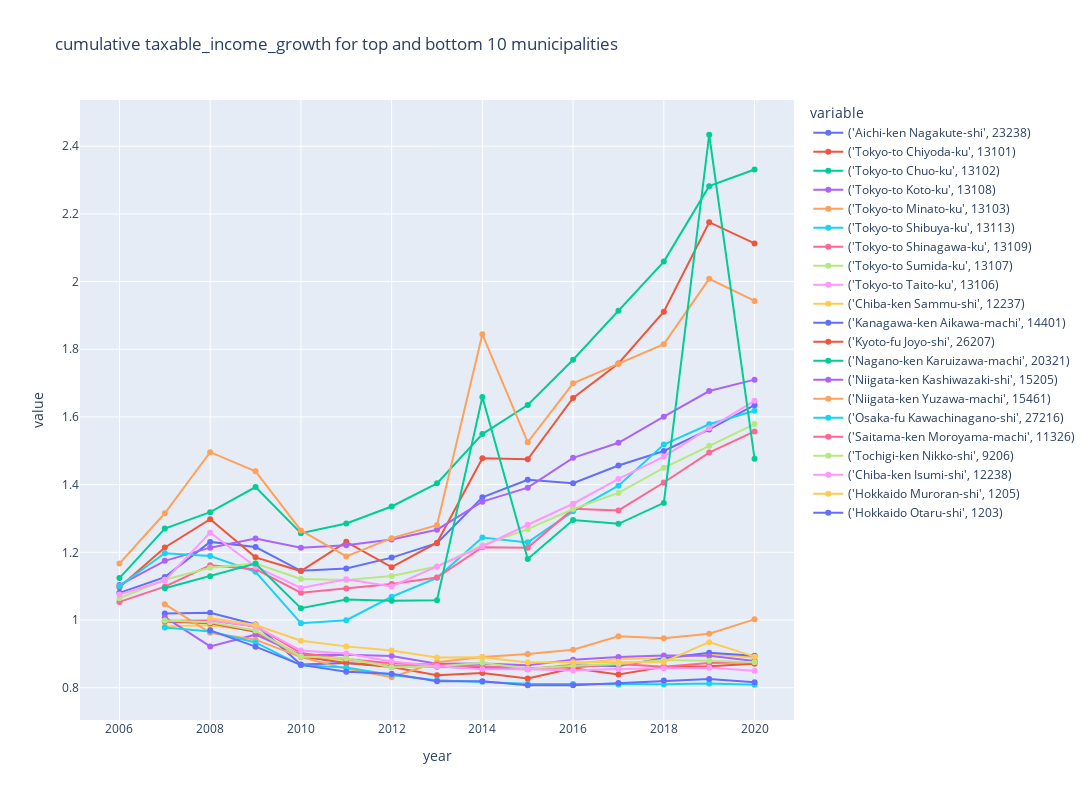

The code cell stored with this chart in its notebook:
### Code cell
plot_time_series(
    plot_df[plot_df["year"] <= 2020],
    "factor_growth",
    group_by_columns,
    granularity_columns,
    f"cumulative {factor_column} for top and bottom {return_n} municipalities",
    # visible="legendonly",
)

### Figure 1 — Plotly figure (JSON) as saved in the notebook; plotly's stock layout.template omitted (floating-point values rounded to 4 significant figures)
{"data": [{"hovertemplate": "variable=('Aichi-ken Nagakute-shi', 23238)<br>year=%{x}<br>value=%{y}<extra></extra>", "legendgroup": "('Aichi-ken Nagakute-shi', 23238)", "line": {"color": "#636efa", "dash": "solid"}, "marker": {"symbol": "circle"}, "mode": "lines+markers", "name": "('Aichi-ken Nagakute-shi', 23238)", "orientation": "v", "showlegend": true, "type": "scatter", "x": [2006, 2007, 2008, 2009, 2010, 2011, 2012, 2013, 2014, 2015, 2016, 2017, 2018, 2019, 2020], "xaxis": "x", "y": [1.08, 1.127, 1.231, 1.216, 1.145, 1.153, 1.184, 1.227, 1.363, 1.414, 1.404, 1.457, 1.5, 1.563, 1.635], "yaxis": "y"}, {"hovertemplate": "variable=('Tokyo-to Chiyoda-ku', 13101)<br>year=%{x}<br>value=%{y}<extra></extra>", "legendgroup": "('Tokyo-to Chiyoda-ku', 13101)", "line": {"color": "#EF553B", "dash": "solid"}, "marker": {"symbol": "circle"}, "mode": "lines+markers", "name": "('Tokyo-to Chiyoda-ku', 13101)", "orientation": "v", "showlegend": true, "type": "scatter", "x": [2006, 2007, 2008, 2009, 2010, 2011, 2012, 2013, 2014, 2015, 2016, 2017, 2018, 2019, 2020], "xaxis": "x", "y": [1.097, 1.214, 1.298, 1.185, 1.145, 1.231, 1.156, 1.229, 1.478, 1.475, 1.656, 1.758, 1.911, 2.175, 2.113], "yaxis": "y"}, {"hovertemplate": "variable=('Tokyo-to Chuo-ku', 13102)<br>year=%{x}<br>value=%{y}<extra></extra>", "legendgroup": "('Tokyo-to Chuo-ku', 13102)", "line": {"color": "#00cc96", "dash": "solid"}, "marker": {"symbol": "circle"}, "mode": "lines+markers", "name": "('Tokyo-to Chuo-ku', 13102)", "orientation": "v", "showlegend": true, "type": "scatter", "x": [2006, 2007, 2008, 2009, 2010, 2011, 2012, 2013, 2014, 2015, 2016, 2017, 2018, 2019, 2020], "xaxis": "x", "y": [1.124, 1.27, 1.319, 1.393, 1.257, 1.285, 1.336, 1.404, 1.55, 1.635, 1.769, 1.914, 2.059, 2.282, 2.331], "yaxis": "y"}, {"hovertemplate": "variable=('Tokyo-to Koto-ku', 13108)<br>year=%{x}<br>value=%{y}<extra></extra>", "legendgroup": "('Tokyo-to Koto-ku', 13108)", "line": {"color": "#ab63fa", "dash": "solid"}, "marker": {"symbol": "circle"}, "mode": "lines+markers", "name": "('Tokyo-to Koto-ku', 13108)", "orientation": "v", "showlegend": true, "type": "scatter", "x": [2006, 2007, 2008, 2009, 2010, 2011, 2012, 2013, 2014, 2015, 2016, 2017, 2018, 2019, 2020], "xaxis": "x", "y": [1.103, 1.175, 1.214, 1.241, 1.213, 1.221, 1.238, 1.267, 1.35, 1.391, 1.479, 1.524, 1.601, 1.677, 1.71], "yaxis": "y"}, {"hovertemplate": "variable=('Tokyo-to Minato-ku', 13103)<br>year=%{x}<br>value=%{y}<extra></extra>", "legendgroup": "('Tokyo-to Minato-ku', 13103)", "line": {"color": "#FFA15A", "dash": "solid"}, "marker": {"symbol": "circle"}, "mode": "lines+markers", "name": "('Tokyo-to Minato-ku', 13103)", "orientation": "v", "showlegend": true, "type": "scatter", "x": [2006, 2007, 2008, 2009, 2010, 2011, 2012, 2013, 2014, 2015, 2016, 2017, 2018, 2019, 2020], "xaxis": "x", "y": [1.167, 1.315, 1.496, 1.44, 1.265, 1.188, 1.242, 1.28, 1.844, 1.525, 1.699, 1.757, 1.815, 2.008, 1.943], "yaxis": "y"}, {"hovertemplate": "variable=('Tokyo-to Shibuya-ku', 13113)<br>year=%{x}<br>value=%{y}<extra></extra>", "legendgroup": "('Tokyo-to Shibuya-ku', 13113)", "line": {"color": "#19d3f3", "dash": "solid"}, "marker": {"symbol": "circle"}, "mode": "lines+markers", "name": "('Tokyo-to Shibuya-ku', 13113)", "orientation": "v", "showlegend": true, "type": "scatter", "x": [2006, 2007, 2008, 2009, 2010, 2011, 2012, 2013, 2014, 2015, 2016, 2017, 2018, 2019, 2020], "xaxis": "x", "y": [1.101, 1.197, 1.189, 1.143, 0.9908, 0.9993, 1.069, 1.125, 1.244, 1.229, 1.321, 1.397, 1.518, 1.578, 1.618], "yaxis": "y"}, {"hovertemplate": "variable=('Tokyo-to Shinagawa-ku', 13109)<br>year=%{x}<br>value=%{y}<extra></extra>", "legendgroup": "('Tokyo-to Shinagawa-ku', 13109)", "line": {"color": "#FF6692", "dash": "solid"}, "marker": {"symbol": "circle"}, "mode": "lines+markers", "name": "('Tokyo-to Shinagawa-ku', 13109)", "orientation": "v", "showlegend": true, "type": "scatter", "x": [2006, 2007, 2008, 2009, 2010, 2011, 2012, 2013, 2014, 2015, 2016, 2017, 2018, 2019, 2020], "xaxis": "x", "y": [1.054, 1.099, 1.162, 1.15, 1.081, 1.093, 1.107, 1.126, 1.215, 1.214, 1.328, 1.324, 1.406, 1.495, 1.557], "yaxis": "y"}, {"hovertemplate": "variable=('Tokyo-to Sumida-ku', 13107)<br>year=%{x}<br>value=%{y}<extra></extra>", "legendgroup": "('Tokyo-to Sumida-ku', 13107)", "line": {"color": "#B6E880", "dash": "solid"}, "marker": {"symbol": "circle"}, "mode": "lines+markers", "name": "('Tokyo-to Sumida-ku', 13107)", "orientation": "v", "showlegend": true, "type": "scatter", "x": [2006, 2007, 2008, 2009, 2010, 2011, 2012, 2013, 2014, 2015, 2016, 2017, 2018, 2019, 2020], "xaxis": "x", "y": [1.064, 1.119, 1.154, 1.167, 1.121, 1.118, 1.13, 1.158, 1.221, 1.269, 1.328, 1.376, 1.45, 1.515, 1.579], "yaxis": "y"}, {"hovertemplate": "variable=('Tokyo-to Taito-ku', 13106)<br>year=%{x}<br>value=%{y}<extra></extra>", "legendgroup": "('Tokyo-to Taito-ku', 13106)", "line": {"color": "#FF97FF", "dash": "solid"}, "marker": {"symbol": "circle"}, "mode": "lines+markers", "name": "('Tokyo-to Taito-ku', 13106)", "orientation": "v", "showlegend": true, "type": "scatter", "x": [2006, 2007, 2008, 2009, 2010, 2011, 2012, 2013, 2014, 2015, 2016, 2017, 2018, 2019, 2020], "xaxis": "x", "y": [1.076, 1.117, 1.258, 1.158, 1.095, 1.121, 1.099, 1.158, 1.217, 1.282, 1.344, 1.417, 1.483, 1.567, 1.648], "yaxis": "y"}, {"hovertemplate": "variable=('Chiba-ken Sammu-shi', 12237)<br>year=%{x}<br>value=%{y}<extra></extra>", "legendgroup": "('Chiba-ken Sammu-shi', 12237)", "line": {"color": "#FECB52", "dash": "solid"}, "marker": {"symbol": "circle"}, "mode": "lines+markers", "name": "('Chiba-ken Sammu-shi', 12237)", "orientation": "v", "showlegend": true, "type": "scatter", "x": [2006, 2007, 2008, 2009, 2010, 2011, 2012, 2013, 2014, 2015, 2016, 2017, 2018, 2019, 2020], "xaxis": "x", "y": [null, 0.9819, 0.9845, 0.9684, 0.8946, 0.8814, 0.8657, 0.8647, 0.8607, 0.8548, 0.8695, 0.8852, 0.887, 0.8999, 0.8882], "yaxis": "y"}, {"hovertemplate": "variable=('Kanagawa-ken Aikawa-machi', 14401)<br>year=%{x}<br>value=%{y}<extra></extra>", "legendgroup": "('Kanagawa-ken Aikawa-machi', 14401)", "line": {"color": "#636efa", "dash": "solid"}, "marker": {"symbol": "circle"}, "mode": "lines+markers", "name": "('Kanagawa-ken Aikawa-machi', 14401)", "orientation": "v", "showlegend": true, "type": "scatter", "x": [2006, 2007, 2008, 2009, 2010, 2011, 2012, 2013, 2014, 2015, 2016, 2017, 2018, 2019, 2020], "xaxis": "x", "y": [null, 1.019, 1.021, 0.987, 0.8689, 0.8731, 0.8634, 0.8622, 0.8581, 0.8549, 0.8668, 0.8643, 0.8868, 0.9034, 0.8945], "yaxis": "y"}, {"hovertemplate": "variable=('Kyoto-fu Joyo-shi', 26207)<br>year=%{x}<br>value=%{y}<extra></extra>", "legendgroup": "('Kyoto-fu Joyo-shi', 26207)", "line": {"color": "#EF553B", "dash": "solid"}, "marker": {"symbol": "circle"}, "mode": "lines+markers", "name": "('Kyoto-fu Joyo-shi', 26207)", "orientation": "v", "showlegend": true, "type": "scatter", "x": [2006, 2007, 2008, 2009, 2010, 2011, 2012, 2013, 2014, 2015, 2016, 2017, 2018, 2019, 2020], "xaxis": "x", "y": [null, 0.9956, 0.9902, 0.9652, 0.8921, 0.8733, 0.8613, 0.8372, 0.8436, 0.8275, 0.8575, 0.839, 0.8616, 0.8638, 0.8705], "yaxis": "y"}, {"hovertemplate": "variable=('Nagano-ken Karuizawa-machi', 20321)<br>year=%{x}<br>value=%{y}<extra></extra>", "legendgroup": "('Nagano-ken Karuizawa-machi', 20321)", "line": {"color": "#00cc96", "dash": "solid"}, "marker": {"symbol": "circle"}, "mode": "lines+markers", "name": "('Nagano-ken Karuizawa-machi', 20321)", "orientation": "v", "showlegend": true, "type": "scatter", "x": [2006, 2007, 2008, 2009, 2010, 2011, 2012, 2013, 2014, 2015, 2016, 2017, 2018, 2019, 2020], "xaxis": "x", "y": [null, 1.094, 1.13, 1.167, 1.035, 1.061, 1.057, 1.058, 1.659, 1.18, 1.295, 1.284, 1.346, 2.434, 1.477], "yaxis": "y"}, {"hovertemplate": "variable=('Niigata-ken Kashiwazaki-shi', 15205)<br>year=%{x}<br>value=%{y}<extra></extra>", "legendgroup": "('Niigata-ken Kashiwazaki-shi', 15205)", "line": {"color": "#ab63fa", "dash": "solid"}, "marker": {"symbol": "circle"}, "mode": "lines+markers", "name": "('Niigata-ken Kashiwazaki-shi', 15205)", "orientation": "v", "showlegend": true, "type": "scatter", "x": [2006, 2007, 2008, 2009, 2010, 2011, 2012, 2013, 2014, 2015, 2016, 2017, 2018, 2019, 2020], "xaxis": "x", "y": [null, 1.008, 0.9221, 0.9568, 0.8965, 0.8978, 0.8937, 0.8709, 0.8715, 0.8664, 0.8828, 0.8911, 0.8948, 0.8944, 0.8788], "yaxis": "y"}, {"hovertemplate": "variable=('Niigata-ken Yuzawa-machi', 15461)<br>year=%{x}<br>value=%{y}<extra></extra>", "legendgroup": "('Niigata-ken Yuzawa-machi', 15461)", "line": {"color": "#FFA15A", "dash": "solid"}, "marker": {"symbol": "circle"}, "mode": "lines+markers", "name": "('Niigata-ken Yuzawa-machi', 15461)", "orientation": "v", "showlegend": true, "type": "scatter", "x": [2006, 2007, 2008, 2009, 2010, 2011, 2012, 2013, 2014, 2015, 2016, 2017, 2018, 2019, 2020], "xaxis": "x", "y": [null, 1.047, 0.9622, 0.9421, 0.8903, 0.8557, 0.8308, 0.8754, 0.8905, 0.8997, 0.9123, 0.9518, 0.9459, 0.9597, 1.002], "yaxis": "y"}, {"hovertemplate": "variable=('Osaka-fu Kawachinagano-shi', 27216)<br>year=%{x}<br>value=%{y}<extra></extra>", "legendgroup": "('Osaka-fu Kawachinagano-shi', 27216)", "line": {"color": "#19d3f3", "dash": "solid"}, "marker": {"symbol": "circle"}, "mode": "lines+markers", "name": "('Osaka-fu Kawachinagano-shi', 27216)", "orientation": "v", "showlegend": true, "type": "scatter", "x": [2006, 2007, 2008, 2009, 2010, 2011, 2012, 2013, 2014, 2015, 2016, 2017, 2018, 2019, 2020], "xaxis": "x", "y": [null, 0.9781, 0.9661, 0.9338, 0.866, 0.8595, 0.8377, 0.8219, 0.8175, 0.8115, 0.8111, 0.8098, 0.81, 0.8123, 0.8084], "yaxis": "y"}, {"hovertemplate": "variable=('Saitama-ken Moroyama-machi', 11326)<br>year=%{x}<br>value=%{y}<extra></extra>", "legendgroup": "('Saitama-ken Moroyama-machi', 11326)", "line": {"color": "#FF6692", "dash": "solid"}, "marker": {"symbol": "circle"}, "mode": "lines+markers", "name": "('Saitama-ken Moroyama-machi', 11326)", "orientation": "v", "showlegend": true, "type": "scatter", "x": [2006, 2007, 2008, 2009, 2010, 2011, 2012, 2013, 2014, 2015, 2016, 2017, 2018, 2019, 2020], "xaxis": "x", "y": [null, 0.9977, 0.9984, 0.9809, 0.9023, 0.885, 0.8724, 0.868, 0.8634, 0.8582, 0.8599, 0.87, 0.8619, 0.8733, 0.8755], "yaxis": "y"}, {"hovertemplate": "variable=('Tochigi-ken Nikko-shi', 9206)<br>year=%{x}<br>value=%{y}<extra></extra>", "legendgroup": "('Tochigi-ken Nikko-shi', 9206)", "line": {"color": "#B6E880", "dash": "solid"}, "marker": {"symbol": "circle"}, "mode": "lines+markers", "name": "('Tochigi-ken Nikko-shi', 9206)", "orientation": "v", "showlegend": true, "type": "scatter", "x": [2006, 2007, 2008, 2009, 2010, 2011, 2012, 2013, 2014, 2015, 2016, 2017, 2018, 2019, 2020], "xaxis": "x", "y": [null, 0.9987, 0.9934, 0.969, 0.8923, 0.887, 0.8605, 0.8623, 0.8738, 0.8559, 0.8649, 0.87, 0.8821, 0.8797, 0.8752], "yaxis": "y"}, {"hovertemplate": "variable=('Chiba-ken Isumi-shi', 12238)<br>year=%{x}<br>value=%{y}<extra></extra>", "legendgroup": "('Chiba-ken Isumi-shi', 12238)", "line": {"color": "#FF97FF", "dash": "solid"}, "marker": {"symbol": "circle"}, "mode": "lines+markers", "name": "('Chiba-ken Isumi-shi', 12238)", "orientation": "v", "showlegend": true, "type": "scatter", "x": [2006, 2007, 2008, 2009, 2010, 2011, 2012, 2013, 2014, 2015, 2016, 2017, 2018, 2019, 2020], "xaxis": "x", "y": [null, null, 0.9995, 0.9815, 0.9097, 0.9014, 0.8775, 0.8636, 0.8543, 0.8547, 0.8507, 0.8554, 0.8577, 0.8588, 0.8503], "yaxis": "y"}, {"hovertemplate": "variable=('Hokkaido Muroran-shi', 1205)<br>year=%{x}<br>value=%{y}<extra></extra>", "legendgroup": "('Hokkaido Muroran-shi', 1205)", "line": {"color": "#FECB52", "dash": "solid"}, "marker": {"symbol": "circle"}, "mode": "lines+markers", "name": "('Hokkaido Muroran-shi', 1205)", "orientation": "v", "showlegend": true, "type": "scatter", "x": [2006, 2007, 2008, 2009, 2010, 2011, 2012, 2013, 2014, 2015, 2016, 2017, 2018, 2019, 2020], "xaxis": "x", "y": [null, null, 1.006, 0.9854, 0.9387, 0.9222, 0.9098, 0.8894, 0.8899, 0.8743, 0.8751, 0.8765, 0.8762, 0.9346, 0.8918], "yaxis": "y"}, {"hovertemplate": "variable=('Hokkaido Otaru-shi', 1203)<br>year=%{x}<br>value=%{y}<extra></extra>", "legendgroup": "('Hokkaido Otaru-shi', 1203)", "line": {"color": "#636efa", "dash": "solid"}, "marker": {"symbol": "circle"}, "mode": "lines+markers", "name": "('Hokkaido Otaru-shi', 1203)", "orientation": "v", "showlegend": true, "type": "scatter", "x": [2006, 2007, 2008, 2009, 2010, 2011, 2012, 2013, 2014, 2015, 2016, 2017, 2018, 2019, 2020], "xaxis": "x", "y": [null, null, 0.9696, 0.9214, 0.8675, 0.847, 0.8413, 0.8193, 0.8188, 0.8073, 0.8074, 0.8136, 0.8214, 0.8256, 0.8163], "yaxis": "y"}], "layout": {"autosize": false, "height": 800, "hovermode": "closest", "legend": {"title": {"text": "variable"}, "tracegroupgap": 0}, "title": {"text": "cumulative taxable_income_growth for top and bottom 10 municipalities"}, "width": 1600, "xaxis": {"anchor": "y", "domain": [0, 1], "title": {"text": "year"}}, "yaxis": {"anchor": "x", "domain": [0, 1], "title": {"text": "value"}}}}
